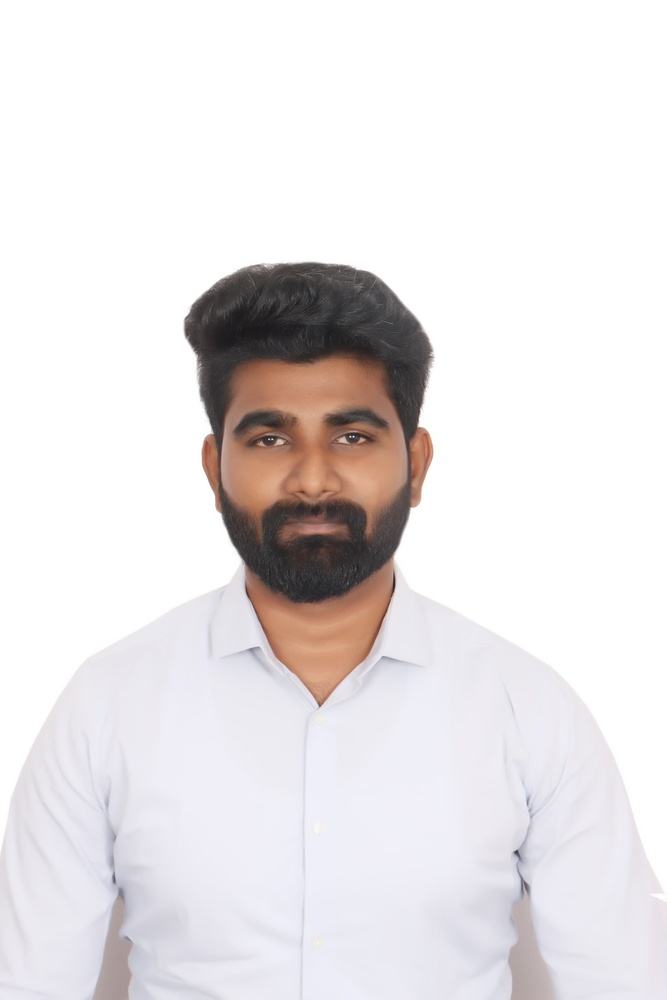
#> input picture opencv/demoimages/Prem_picture.jpg, 667 x 1000 px, shrunk from 2320 x 3480 before the run, found by its file name
$ python harriscorner.py
#> lines starting #> are read from the running program, lines starting #| are printed output that depends on the picture
import os
import cv2
import numpy as np
import matplotlib.pyplot as plt

def harrisCorner():
    root = os.getcwd()
    imgPath = os.path.join(root, 'demoimages//Prem_picture.JPG')
    img = cv2.imread(imgPath)
#> img is the input picture: shape (1000, 667, 3); mean B, G, R 228.9, 227.9, 231.6

    if img is None:
        print("[ERROR] Image not found.")
        return

    imgRGB = cv2.cvtColor(img, cv2.COLOR_BGR2RGB)
    imgGray = cv2.cvtColor(img, cv2.COLOR_BGR2GRAY)
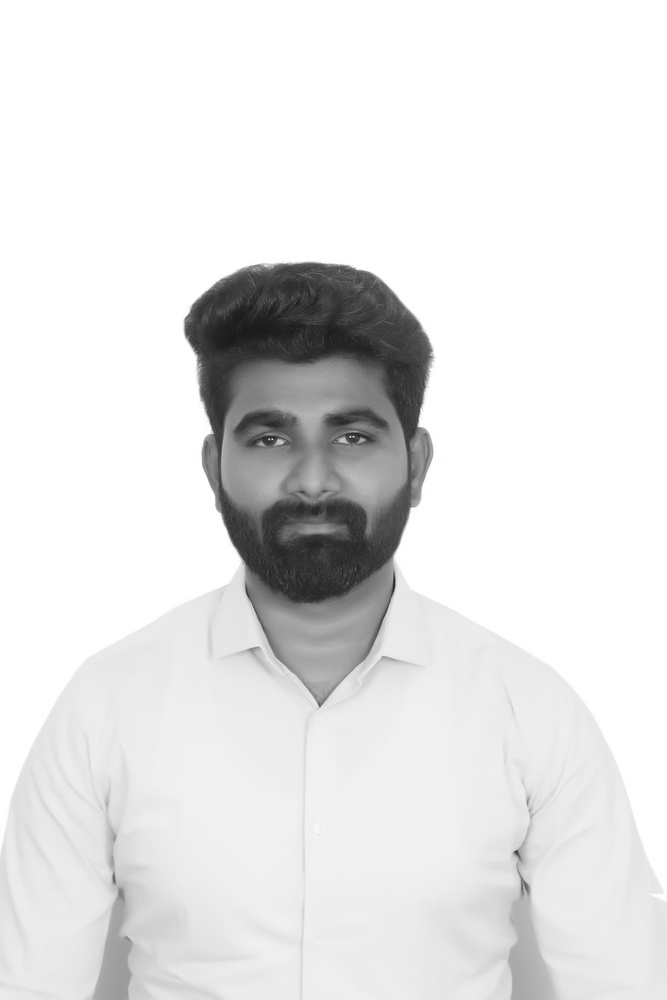
#> imgGray: shape (1000, 667); min 24, max 255, mean 229.1
    imgGray = np.float32(imgGray)

    plt.figure()

    plt.subplot(1, 3, 1)
    plt.imshow(imgRGB)  # No cmap for RGB
    plt.title("Original")
    plt.axis('off')

    plt.subplot(1, 3, 2)
    blocksize = 5
    sobelsize = 3
    k = 0.04
    harris = cv2.cornerHarris(imgGray, blocksize, sobelsize, k)
    plt.imshow(harris, cmap='gray')
    plt.title("Harris Response")
    plt.axis('off')

    plt.subplot(1, 3, 3)
    imgRGB[harris > 0.05 * harris.max()] = [255, 0, 0]
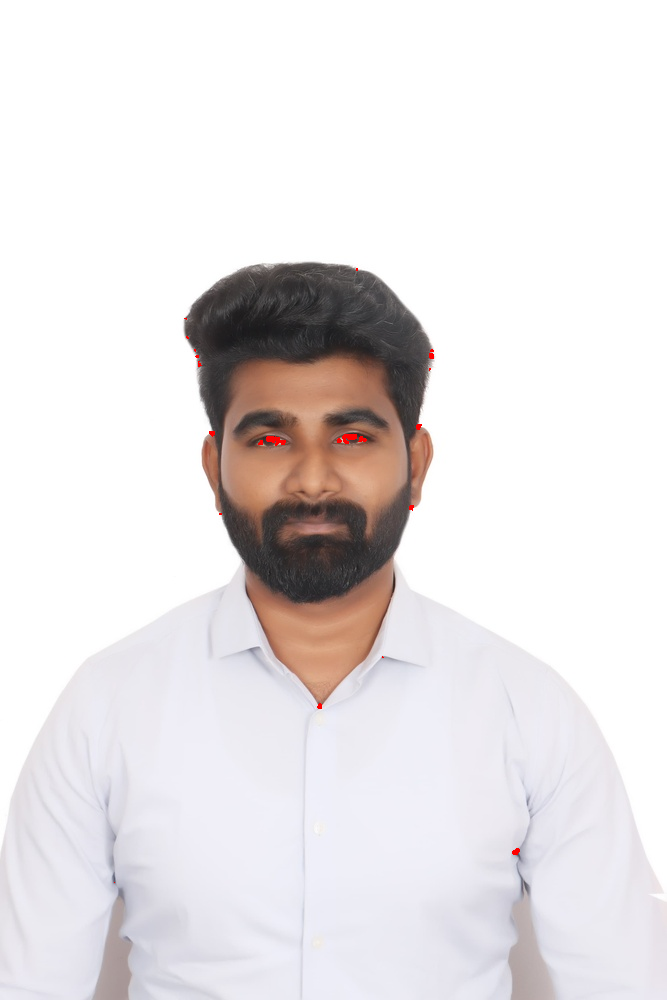
#> imgRGB: shape (1000, 667, 3); mean R, G, B 231.7, 227.8, 228.8
    plt.imshow(imgRGB)
    plt.title("Corners Marked")
    plt.axis('off')

    plt.tight_layout()
    plt.show()
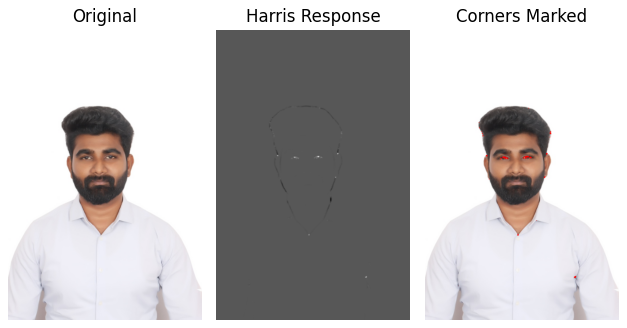
#> figure drawn by matplotlib, 3 panels

if __name__ == "__main__":
    harrisCorner()

$ run again, with opencv/demoimages/10104782.jpg copied over opencv/demoimages/Prem_picture.jpg
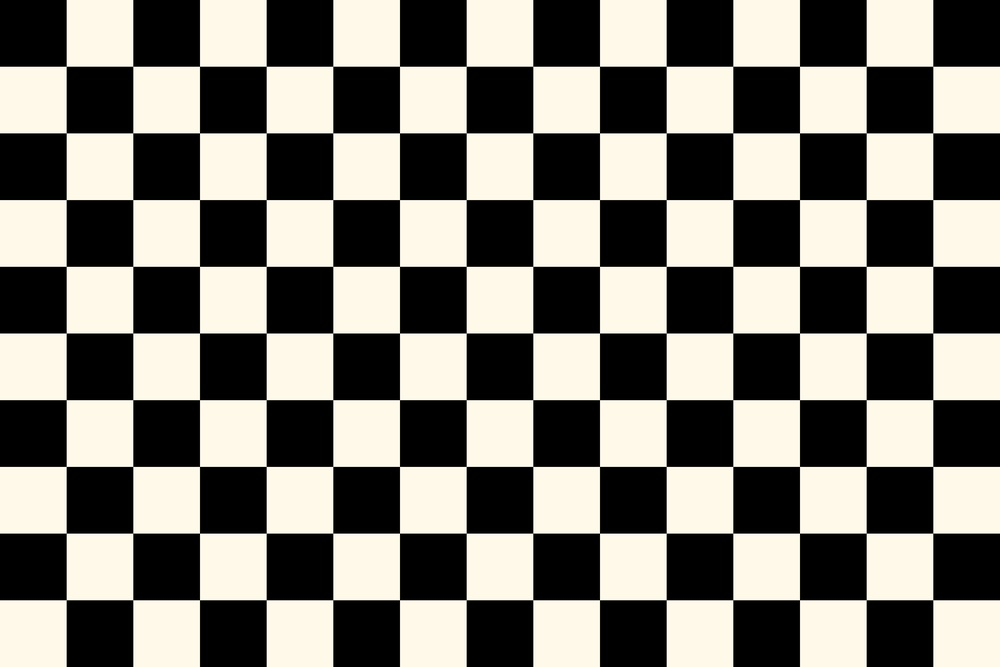
#> input picture opencv/demoimages/10104782.jpg, 1000 x 667 px, shrunk from 3000 x 2000 before the run, found by its file name
#> in harrisCorner, img is the input picture: shape (667, 1000, 3); mean B, G, R 116.9, 124.7, 127.5
#> in harrisCorner, `harris = cv2.cornerHarris(imgGray, blocksize, sobelsize, k)`:
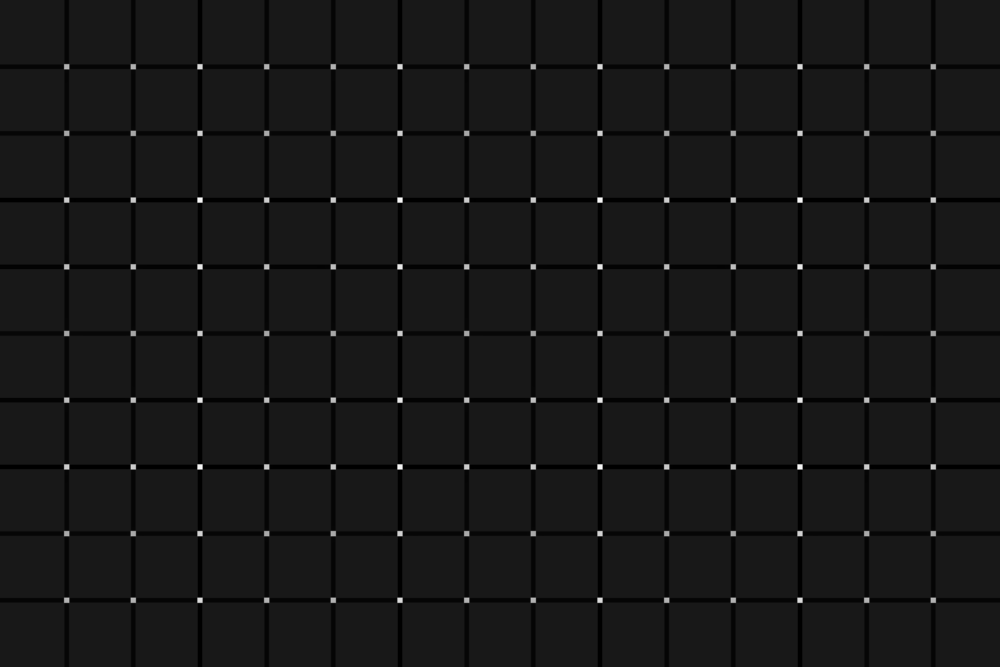
#> harris: shape (667, 1000) float32; min -19952606, max 191024576, mean -1105151.5; drawn with min black and max white
#> in harrisCorner, `plt.show()`:
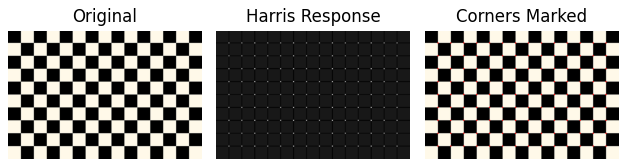
#> figure drawn by matplotlib, 3 panels
